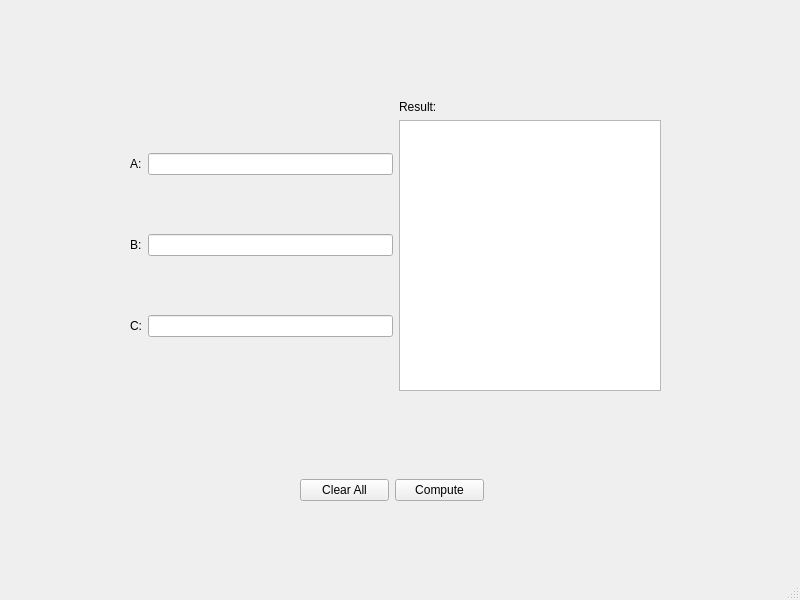
<?xml version="1.0" encoding="UTF-8"?>
<ui version="4.0">
 <class>MainWindow</class>
 <widget class="QMainWindow" name="MainWindow">
  <property name="geometry">
   <rect>
    <x>0</x>
    <y>0</y>
    <width>800</width>
    <height>600</height>
   </rect>
  </property>
  <property name="windowTitle">
   <string>Problema_23</string>
  </property>
  <widget class="QWidget" name="centralwidget">
   <widget class="QWidget" name="horizontalLayoutWidget_2">
    <property name="geometry">
     <rect>
      <x>130</x>
      <y>100</y>
      <width>531</width>
      <height>291</height>
     </rect>
    </property>
    <layout class="QHBoxLayout" name="horizontalLayout_2">
     <item>
      <layout class="QGridLayout" name="gridLayout">
       <item row="2" column="1">
        <widget class="QLineEdit" name="c_input"/>
       </item>
       <item row="0" column="1">
        <widget class="QLineEdit" name="a_input"/>
       </item>
       <item row="1" column="1">
        <widget class="QLineEdit" name="b_input"/>
       </item>
       <item row="2" column="0">
        <widget class="QLabel" name="c_label">
         <property name="text">
          <string>C:</string>
         </property>
        </widget>
       </item>
       <item row="1" column="0">
        <widget class="QLabel" name="b_label">
         <property name="text">
          <string>B:</string>
         </property>
        </widget>
       </item>
       <item row="0" column="0">
        <widget class="QLabel" name="a_label">
         <property name="text">
          <string>A:</string>
         </property>
        </widget>
       </item>
      </layout>
     </item>
     <item>
      <layout class="QVBoxLayout" name="verticalLayout">
       <item>
        <widget class="QLabel" name="result_label">
         <property name="text">
          <string>Result:</string>
         </property>
        </widget>
       </item>
       <item>
        <widget class="QTextEdit" name="result_text">
         <property name="enabled">
          <bool>true</bool>
         </property>
        </widget>
       </item>
      </layout>
     </item>
    </layout>
   </widget>
   <widget class="QWidget" name="horizontalLayoutWidget">
    <property name="geometry">
     <rect>
      <x>300</x>
      <y>450</y>
      <width>184</width>
      <height>80</height>
     </rect>
    </property>
    <layout class="QHBoxLayout" name="horizontalLayout">
     <item>
      <widget class="QPushButton" name="clear_button">
       <property name="text">
        <string>Clear All</string>
       </property>
      </widget>
     </item>
     <item>
      <widget class="QPushButton" name="compute_button">
       <property name="styleSheet">
        <string notr="true"/>
       </property>
       <property name="text">
        <string>Compute</string>
       </property>
      </widget>
     </item>
    </layout>
   </widget>
  </widget>
  <widget class="QMenuBar" name="menubar">
   <property name="geometry">
    <rect>
     <x>0</x>
     <y>0</y>
     <width>800</width>
     <height>24</height>
    </rect>
   </property>
  </widget>
  <widget class="QStatusBar" name="statusbar"/>
 </widget>
 <resources/>
 <connections/>
</ui>
